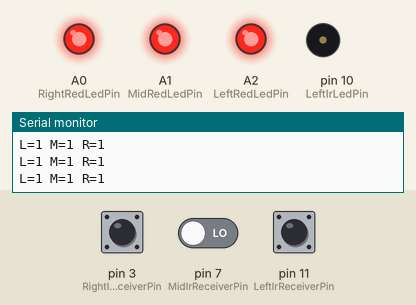
A sketch run on a simulated Arduino Uno, built with avr-gcc and run on an emulated ATmega328P. Parts: output pins drawn as LEDs (lit = HIGH), buzzer (waves = sounding), the last lines printed to the serial monitor. The inputs (shaded band) are chosen by the test bench; at power-on: pin 7 (MidIrReceiverPin) LOW, pin 3 (RightIrReceiverPin) LOW, pin 11 (LeftIrReceiverPin) LOW.

Above: at 0.75 s.
1.3 s: pin 7 (MidIrReceiverPin) driven HIGH
At 1.67 s:
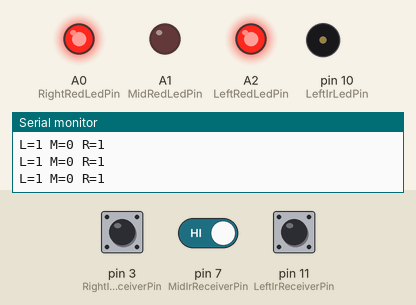
4.3 s: pin 3 (RightIrReceiverPin) pulled HIGH for 1 s
At 4.71 s:
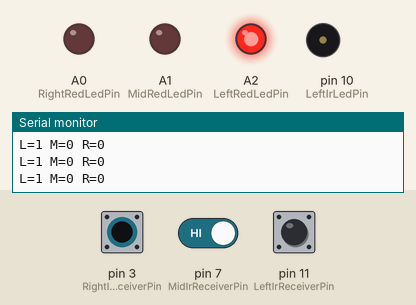
8.3 s: pin 11 (LeftIrReceiverPin) pulled HIGH for 1 s
At 8.66 s:
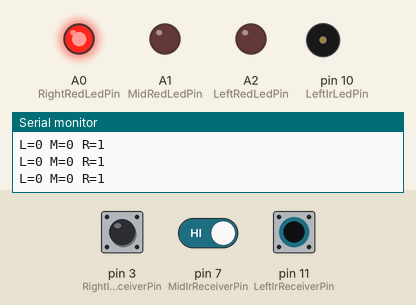
12.3 s: pin 11 (LeftIrReceiverPin) pulled HIGH for 3.2 s
At 15.66 s:
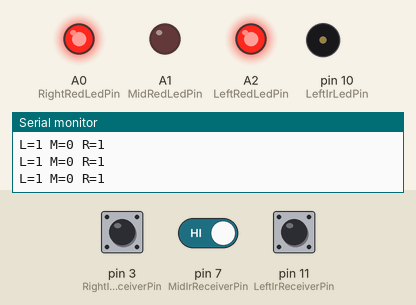
17.0 s: pin 3 (RightIrReceiverPin) pulled HIGH for 3.2 s
Timing chart, 0 to 17.9 s (numbered marks = the images above; inputs shaded):
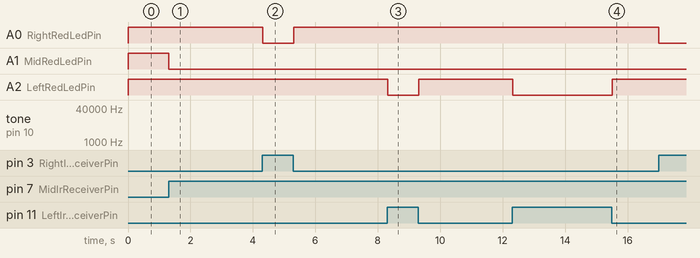

The sketch:

threshold_led_test.ino
```cpp
// Lights the red LED whenever that sensor detects a wall at FREQ.
// Use this to SEE detection happen live instead of reading Serial —
// handy for checking sensor alignment, or confirming a calibrated threshold.

const int LeftIrLedPin  = 10, LeftIrReceiverPin  = 11, LeftRedLedPin  = A2;
const int MidIrLedPin   = 6,  MidIrReceiverPin   = 7,  MidRedLedPin   = A1;
const int RightIrLedPin = 2,  RightIrReceiverPin = 3,  RightRedLedPin = A0;

// Change this to whichever frequency you want to test/watch.
const long FREQ = 52250;

int irDetect(int irLedPin, int irReceiverPin, long frequency) {
  tone(irLedPin, frequency);
  delay(1);
  int ir = digitalRead(irReceiverPin);   // 0 = detect, 1 = no detect
  noTone(irLedPin);
  delay(1);
  return ir;
}

void setup() {
  Serial.begin(9600);
  pinMode(LeftIrReceiverPin, INPUT);
  pinMode(MidIrReceiverPin, INPUT);
  pinMode(RightIrReceiverPin, INPUT);

  pinMode(LeftRedLedPin, OUTPUT);
  pinMode(MidRedLedPin, OUTPUT);
  pinMode(RightRedLedPin, OUTPUT);
}

void loop() {
  bool left  = irDetect(LeftIrLedPin,  LeftIrReceiverPin,  FREQ) == 0;
  bool mid   = irDetect(MidIrLedPin,   MidIrReceiverPin,   FREQ) == 0;
  bool right = irDetect(RightIrLedPin, RightIrReceiverPin, FREQ) == 0;

  digitalWrite(LeftRedLedPin,  left  ? HIGH : LOW);
  digitalWrite(MidRedLedPin,   mid   ? HIGH : LOW);
  digitalWrite(RightRedLedPin, right ? HIGH : LOW);

  // optional: still prints, so you can confirm what the LEDs are showing
  Serial.print("L="); Serial.print(left);
  Serial.print(" M="); Serial.print(mid);
  Serial.print(" R="); Serial.println(right);
}
```

freq.c
```cpp
const int FrontirLedPin=6, FrontirReceiverPin=7;
const int LeftirLedPin=10, LeftirReceiverPin=11;
const int RightirLedPin=2, RightirReceiverPin=3;

const int MISSES_TO_STOP = 6;   // tolerates a gap of up to ~1,500 Hz before deciding detection has really stopped

// index 0 = Left, 1 = Mid/Front, 2 = Right
long firstEdge[3];   // last detect before the FIRST miss
long lastEdge[3];    // last detect before MISSES_TO_STOP misses in a row (the "real" edge)
bool hitYet[3];
bool firstDone[3];
bool stopped[3];
int  missRun[3];

int irDetect(int irLedPin, int irReceiverPin, long frequency)
{
  tone(irLedPin, frequency);
  delay(1);
  int ir = digitalRead(irReceiverPin);   // 0 = detect, 1 = no detect
  noTone(irLedPin);
  delay(1);
  return ir;
}

void setup()
{
  Serial.begin(9600);
  pinMode(LeftirReceiverPin, INPUT);
  pinMode(FrontirReceiverPin, INPUT);
  pinMode(RightirReceiverPin, INPUT);
}

void printEdge(const char *name, int i)
{
  Serial.print(name);
  Serial.print("=");
  if (lastEdge[i] < 0) {
    Serial.print("none");
  } else {
    Serial.print(firstEdge[i]);
    Serial.print("/");
    Serial.print(lastEdge[i]);
  }
  Serial.print("  ");
}

void loop()
{
  for (int i = 0; i < 3; i++) {
    firstEdge[i] = -1; lastEdge[i] = -1;
    hitYet[i] = false; firstDone[i] = false; stopped[i] = false; missRun[i] = 0;
  }

  // Lab robot's values sit lower than the take-home board's did,
  // so this range is narrower (faster sweep). Widen it if you get
  // "none" at a distance where you expect a real reading.
  for (long freq = 34000; freq <= 46000; freq += 250) {

    int reading[3];
    reading[0] = irDetect(LeftirLedPin,  LeftirReceiverPin,  freq);
    reading[1] = irDetect(FrontirLedPin, FrontirReceiverPin, freq);
    reading[2] = irDetect(RightirLedPin, RightirReceiverPin, freq);

    for (int i = 0; i < 3; i++) {
      if (reading[i] == 0) {
        if (!stopped[i]) {
          lastEdge[i] = freq;
          hitYet[i] = true;
          missRun[i] = 0;
          if (!firstDone[i]) firstEdge[i] = freq;
        }
      } else if (hitYet[i]) {
        firstDone[i] = true;
        missRun[i]++;
        if (missRun[i] >= MISSES_TO_STOP) stopped[i] = true;
      }
    }
  }

  Serial.print("Edge (first miss / real edge):  ");
  printEdge("L", 0);
  printEdge("M", 1);
  printEdge("R", 2);
  Serial.println();

  delay(3000);
}
```

Measured:
- after the input at 1.3 s, A1 (MidRedLedPin): HIGH → LOW at once
- after the input at 4.3 s, A0 (RightRedLedPin): HIGH → LOW at once, → HIGH 1.0 s later
- after the input at 8.3 s, A2 (LeftRedLedPin): HIGH → LOW at once, → HIGH 1.0 s later
- after the input at 12.3 s, A2 (LeftRedLedPin): HIGH → LOW at once
